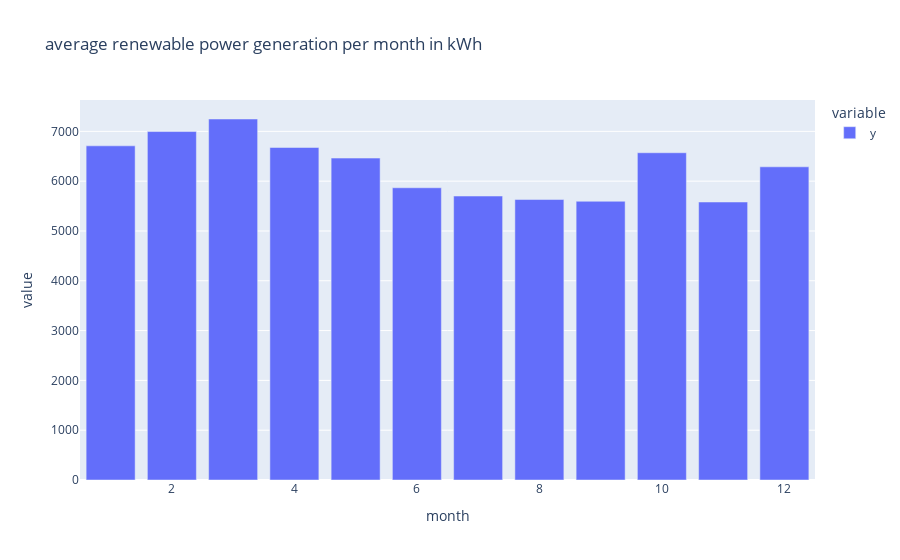

Notebook code for this chart:
### Code cell
fig = px.bar(monthly, title = 'average renewable power generation per month in kWh')
fig.show()

### Figure 1 — Plotly figure (JSON) as saved in the notebook; plotly's stock layout.template omitted (floating-point values rounded to 4 significant figures)
{"data": [{"alignmentgroup": "True", "hovertemplate": "variable=y<br>month=%{x}<br>value=%{y}<extra></extra>", "legendgroup": "y", "marker": {"color": "#636efa", "pattern": {"shape": ""}}, "name": "y", "offsetgroup": "y", "orientation": "v", "showlegend": true, "textposition": "auto", "type": "bar", "x": [1, 2, 3, 4, 5, 6, 7, 8, 9, 10, 11, 12], "xaxis": "x", "y": [6709.0, 6996.0, 7248.0, 6676.0, 6464.0, 5868.0, 5701.0, 5631.0, 5597.0, 6571.0, 5582.0, 6288.0], "yaxis": "y"}], "layout": {"barmode": "relative", "legend": {"title": {"text": "variable"}, "tracegroupgap": 0}, "title": {"text": "average renewable power generation per month in kWh"}, "xaxis": {"anchor": "y", "domain": [0, 1], "title": {"text": "month"}}, "yaxis": {"anchor": "x", "domain": [0, 1], "title": {"text": "value"}}}}
